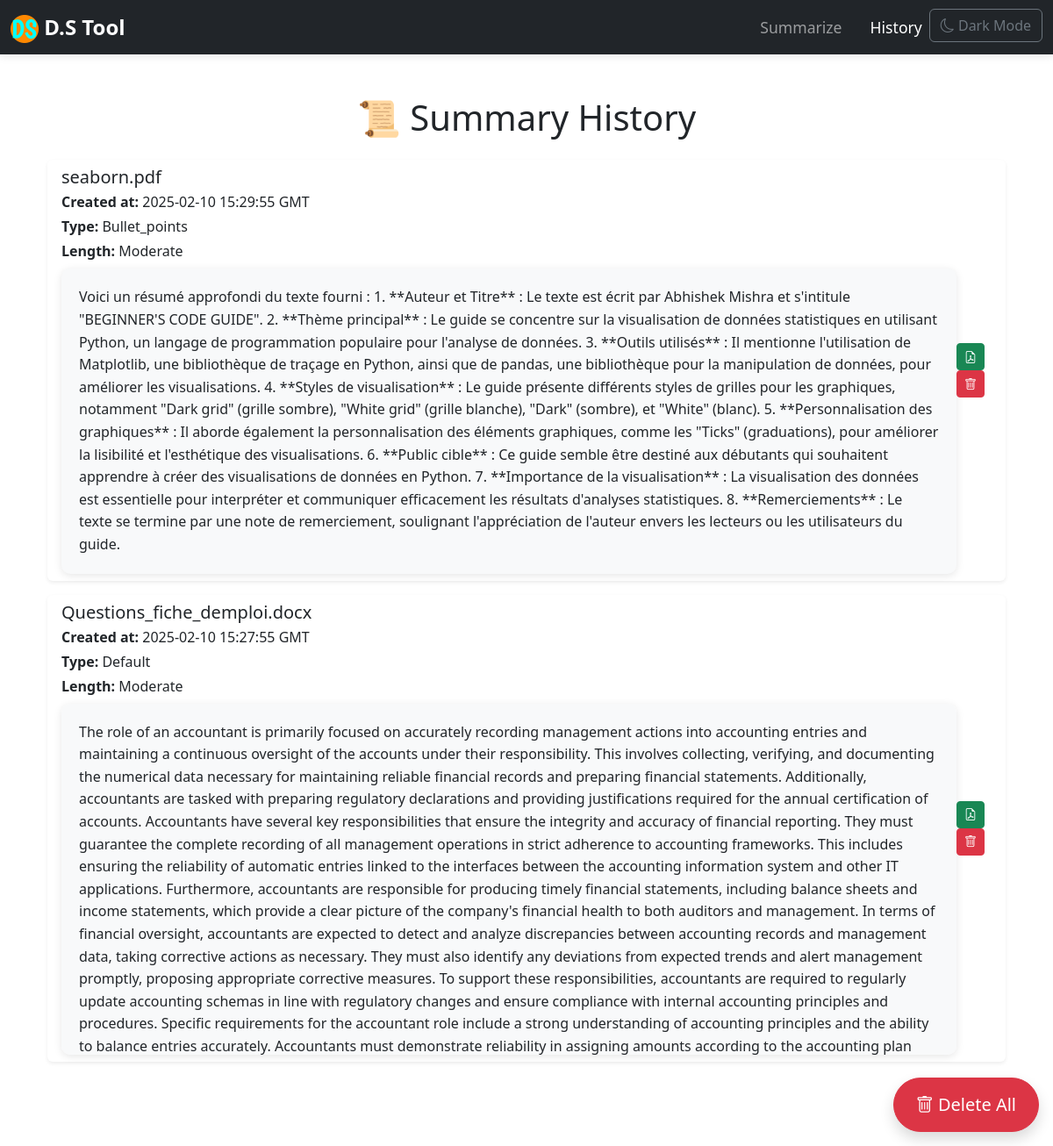
The app's page /history with its own data.
### app/models.py (models this page shows, shortened)
class SummaryHistory(db.Model):
    id = db.Column(db.Integer, primary_key=True)
    filename = db.Column(db.String(200), nullable=False)
    summary_type = db.Column(db.String(50), nullable=False)
    summary_length = db.Column(db.String(50), nullable=False)
    summary_content = db.Column(db.Text, nullable=False)
    created_at = db.Column(db.DateTime, default=datetime.utcnow)

### app/routes.py (the view)
@main.route('/history')
def history():
    summaries = SummaryHistory.query.order_by(SummaryHistory.created_at.desc()).all()
    return render_template('history.html', summaries=summaries)

### app/templates/history.html
{% extends "base.html" %}
{% block content %}
<div class="container mt-5">
    <h1 class="text-center mb-4">📜 Summary History</h1>
    <div class="list-group">
        {% for summary in summaries %}
        <div class="list-group-item mb-3 shadow-sm rounded">
            <div class="d-flex justify-content-between align-items-center">
                <div>
                    <h5 class="mb-1">{{ summary.filename }}</h5>
                    <p class="mb-1"><strong>Created at: </strong> {{ summary.created_at.strftime('%Y-%m-%d %H:%M:%S') }} GMT</p>
                    <p class="mb-1"><strong>Type:</strong> {{ summary.summary_type | capitalize }}</p>
                    <p class="mb-1"><strong>Length:</strong> {{ summary.summary_length | capitalize }}</p>
                    <div class="summary-content mt-2">
                        {{ summary.summary_content | safe }}
                    </div>
                </div>
                <div>
                    <a href="{{ url_for('main.download_summary', summary_id=summary.id) }}" class="btn btn-success btn-sm me-2" title="Download PDF">
                        <i class="bi bi-file-earmark-pdf"></i>
                    </a>
                    <form action="{{ url_for('main.delete_summary', summary_id=summary.id) }}" method="POST" class="d-inline">
                        <button type="submit" class="btn btn-danger btn-sm" onclick="return confirm('Are you sure you want to delete this summary?');">
                            <i class="bi bi-trash"></i>
                        </button>
                    </form>
                </div>
            </div>
        </div>
        {% endfor %}
    </div>
    <div class="position-fixed bottom-0 end-0 p-3">
        <form action="{{ url_for('main.delete_all_summaries') }}" method="POST" onsubmit="return confirm('Are you sure you want to delete all summaries?');">
            <button type="submit" class="btn btn-danger btn-lg shadow">
                <i class="bi bi-trash"></i> Delete All
            </button>
        </form>
    </div>
</div>
{% endblock %}

### app/templates/base.html (shortened to what this page needs)
<!DOCTYPE html>
<html lang="en">
<head>
    <link rel="stylesheet" href="https://cdn.jsdelivr.net/npm/bootstrap@5.3.2/dist/css/bootstrap.min.css">
    <link rel="stylesheet" href="https://cdn.jsdelivr.net/npm/bootstrap-icons@1.11.3/font/bootstrap-icons.min.css">
    <link rel="stylesheet" href="{{ url_for('static', filename='css/style.css') }}">
</head>
<body>
    <nav class="navbar navbar-expand-lg navbar-dark bg-dark">
        <div class="container-fluid">
            <a class="navbar-brand" href="{{ url_for('main.index') }}">
                <img src="/static/favicon-32x32.png" alt="logo"> D.S Tool</a>
            <div class="collapse navbar-collapse" id="navbarNav">
                <ul class="navbar-nav ms-auto">
                    <li class="nav-item">
                        <a class="nav-link {% if request.endpoint == 'main.index' %}active{% endif %}" href="{{ url_for('main.index') }}">Summarize</a>
                    </li>
                    <li class="nav-item">
                        <a class="nav-link {% if request.endpoint == 'main.history' %}active{% endif %}" href="{{ url_for('main.history') }}">History</a>
                    </li>
                    <li class="nav-item">
                        <button id="toggle-theme" class="btn btn-outline-secondary">
                            <i id="theme-icon" class="bi bi-moon"></i> <span id="theme-text">Dark Mode</span>
                        </button>
                    </li>
                </ul>
            </div>
        </div>
    </nav>
    <div class="container" style="padding-bottom: 80px;">
        {% block content %}{% endblock %}
    </div>
    <div class="position-fixed bottom-0 end-0 p-3" style="z-index: 5">
    </div>
</body>
</html>

### app/static/css/style.css (style rules this page uses)
.btn-lg { padding: 15px 25px; border-radius: 50px; box-shadow: 0 4px 10px rgba(0, 0, 0, 0.2); }
.navbar { box-shadow: 0 2px 10px rgba(0, 0, 0, 0.1); }
.navbar-brand { font-weight: bold; font-size: 1.5rem; }
.nav-link { font-size: 1.1rem; margin-left: 1rem; }
body, .card, .drop-zone { transition: background-color 0.3s ease-in-out, color 0.3s ease-in-out; }
.summary-content { font-size: 16px; line-height: 1.6; padding: 20px; background: #f8f9fa; border-radius: 10px; box-shadow: 0 2px 10px rgba(0, 0, 0, 0.1); max-height: 400px; overflow-y: auto; word-wrap: break-word; }
.list-group-item { border: none; border-radius: 10px; margin-bottom: 10px; transition: transform 0.3s ease-in-out; }

### records on screen
SummaryHistory: filename "seaborn.pdf", created_at "2025-02-10 15:29:55", summary_type "Bullet_points", summary_length "Moderate", summary_content "Voici un résumé approfondi du texte fourni : 1. **Auteur et Titre** : Le texte est écrit par Abhishek Mishra et s'intitule \"BEGINNER'S CODE GUIDE\". 2. **Thème principal** : Le guide se concentre sur la visualisation de données statistiques en utilisant Python, un langage de programmation populaire pour l'analyse de données. 3. **Outils utilisés** : Il mentionne l'utilisation de Matplotlib, une bibliothèque de traçage en Python, ainsi que de pandas, une bibliothèque pour la manipulation de données, pour améliorer les visualisations. 4. **Styles de visualisation** : Le guide présente différents styles de grilles pour les graphiques, notamment \"Dark grid\" (grille sombre), \"White grid\" (grille…"
SummaryHistory: filename "Questions_fiche_demploi.docx", created_at "2025-02-10 15:27:55", summary_type "Default", summary_length "Moderate", summary_content "The role of an accountant is primarily focused on accurately recording management actions into accounting entries and maintaining a continuous oversight of the accounts under their responsibility. This involves collecting, verifying, and documenting the numerical data necessary for maintaining reliable financial records and preparing financial statements. Additionally, accountants are tasked with preparing regulatory declarations and providing justifications required for the annual certification of accounts. Accountants have several key responsibilities that ensure the integrity and accuracy of financial reporting. They must guarantee the complete recording of all management operations in…"
